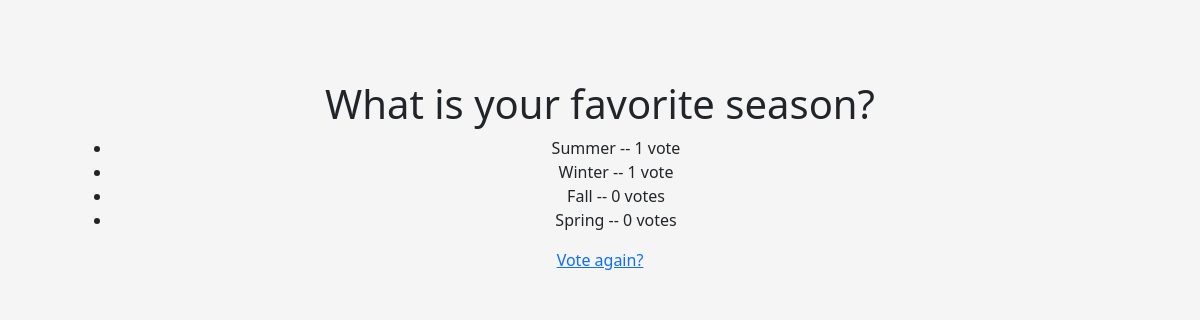
/polls/1/results/, run on an earlier commit of the app's database.
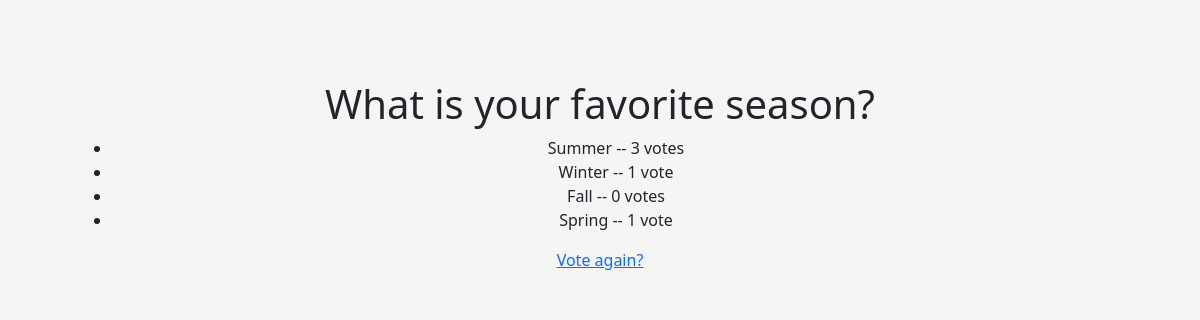
And on a later commit of the database.
### polls/models.py (models this page shows, shortened)
class Question(models.Model):
    question_text = models.CharField(max_length=200)
    pub_date = models.DateTimeField('date published')

class Choice(models.Model):
    question = models.ForeignKey(Question, on_delete=models.CASCADE)
    choice_text = models.CharField(max_length=200)
    votes = models.IntegerField(default=0)

### polls/views.py (the view)
# urls.py: path('<int:pk>/results/', views.ResultsView.as_view(), name='results'),
class ResultsView(DetailView):
    model = Question
    template_name = "polls/results.html"

### polls/templates/polls/results.html (shortened to what this page needs)
{% extends "polls/base.html" %}
{% block content %}
    <h1>{{ question.question_text }}</h1>
    <ul>
        {% for choice in question.choice_set.all %}
            <li>
                {{ choice.choice_text }} --
                {{ choice.votes }}
                vote{{ choice.votes|pluralize }}
            </li>
        {% endfor %}
    </ul>
    <a href="{% url 'polls:detail' question.id %}">
        Vote again?
    </a>
{% endblock %}

### polls/templates/polls/base.html (shortened to what this page needs)
<!DOCTYPE html>
<html>
<head>
    <link href="https://cdn.jsdelivr.net/npm/bootstrap@5.3.0-alpha1/dist/css/bootstrap.min.css" rel="stylesheet"
>
</head>
<body>
    <div id="content">
        {% block content %}{% endblock %}
    </div>
</body>
</html>

### polls/templates/polls/base.html (style rules this page uses)
html, body { height: 100%; align-items: center; padding: 40px; background-color: #f5f5f5; text-align: center; }

What changed in the data, as far as the page shows it:
changed Choice "Summer": votes "1" → "3"
changed Choice "Spring": votes "0" → "1"
